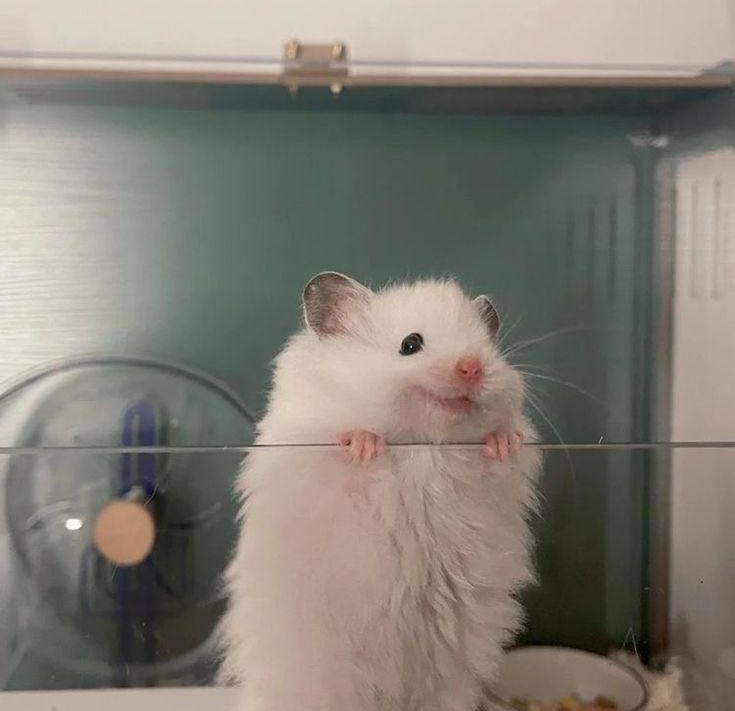
#> input picture sample.jpg, 735 x 711 px
$ jupyter execute image_processor.ipynb
#> lines starting #> are read from the running program, lines starting #| are printed output that depends on the picture
[cell 1]
import cv2
import matplotlib.pyplot as plt

img = cv2.imread('sample.jpg', cv2.IMREAD_GRAYSCALE)
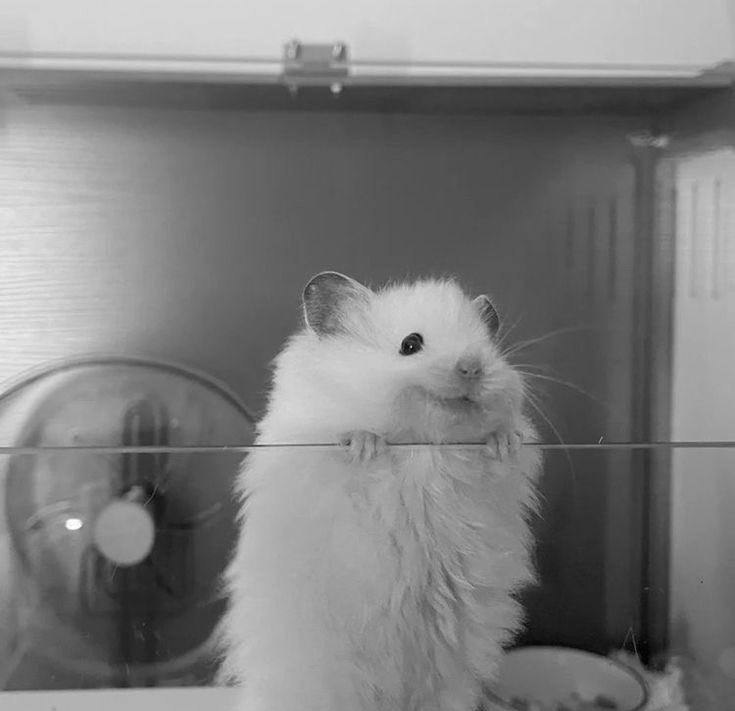
#> img: shape (711, 735); min 0, max 255, mean 125.8

# Save grayscale image
cv2.imwrite('grayscale_sample.jpg', img)

# Resize the image to 100x100 and save it
resized_img = cv2.resize(img, (100, 100))
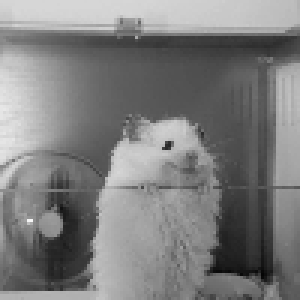
#> resized_img: shape (100, 100) (shown 3 times larger); min 5, max 247, mean 125.7
cv2.imwrite('resized_sample.jpg', resized_img)

# Apply Gaussian blur and save the blurred image
blurred_img = cv2.GaussianBlur(img, (15, 15), 0)
cv2.imwrite('blurred_sample.jpg', blurred_img)

# Display images
plt.subplot(1, 3, 1), plt.imshow(img, cmap='gray'), plt.title('Grayscale')
plt.subplot(1, 3, 2), plt.imshow(resized_img, cmap='gray'), plt.title('Resized')
plt.subplot(1, 3, 3), plt.imshow(blurred_img, cmap='gray'), plt.title('Blurred')
plt.show()
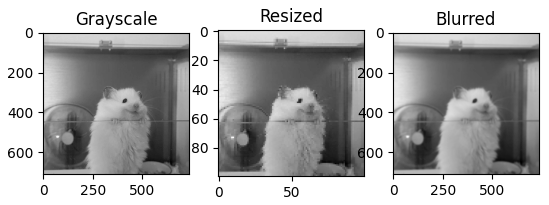
#> figure drawn by matplotlib, 3 panels
